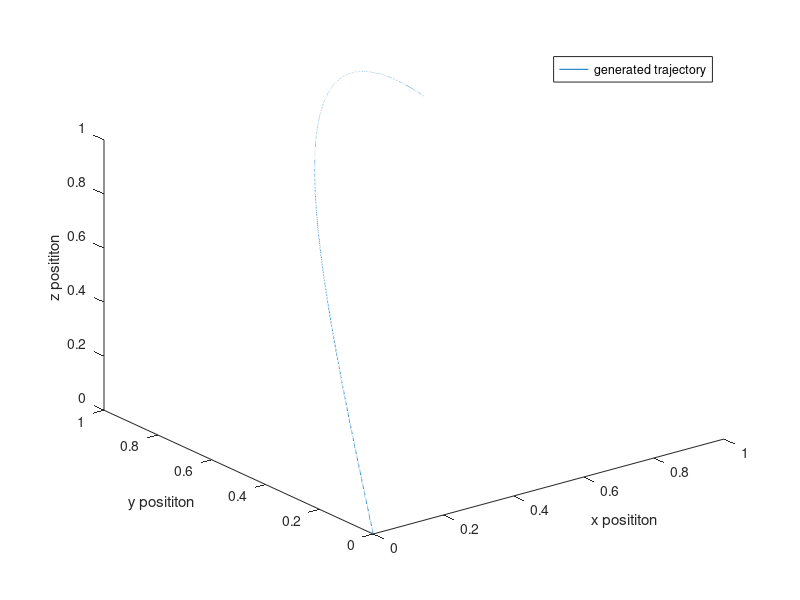

This figure's MATLAB source: (Note: this script raises an error after producing the figure.)
%%
% generate a trajectory using cos and/or sin. Derive twice to get acceleration
% and give those value to the imu integrator to recompute the trajectory.
% Using trigonometry is ok : position won't go to infinity + loop.

%THIS IS PURE TRANLSATION
%rate of turn set to 0 (wx = wy= wz = 0) for all the trajectory.

%*****************************WORKING*********************
%%
close all;
clear all;

write_to_file_const = true;
write_to_file = false;

fe = 1000;
N = 1;
t = (0:1/fe:N);

x = sin(t);
y = sin(2*t);
z = sin(2*t);

p = [x; y; z];

figure('Name','3D position plot','NumberTitle','off');
plot3(x,y,z);
xlabel('x posititon');
ylabel('y posititon');
zlabel('z posititon');
legend('generated trajectory');

deg_to_rad = pi/180.0;
ax = -sin(t);
ay = -4*sin(2*t);
az = -4*sin(2*t);
a0 = [0; 0; 9.8];
wx(1,1:(N*fe)+1) = 0*deg_to_rad; %+1 to get the data at timestamp 10s in IMU + odom
wy(1,1:(N*fe)+1) = 0*deg_to_rad;
wz(1,1:(N*fe)+1) = 0*deg_to_rad;
u = [ax; ay; az; wx; wy; wz];

ox = 0*t;
oy = 0*t;
oz = 0*t;

o = [ox; oy; oz];

%% needed parameters

dt = 1/fe;
di = [0; 0; 0; 1; 0; 0; 0; 1; 2.0; 2.0];
initial_condition = di;
di0 = [0; 0; 0; 1; 0; 0; 0; 0; 0; 0];

b0 = [0; 0; 0; 0; 0; 0]; %bias vector

n_ax = 0.04*randn(1,(N*fe));
n_ay = 0.04*randn(1,(N*fe));
n_az = 0.04*randn(1,(N*fe));
n_wx = 0.002*randn(1,(N*fe));
n_wy = 0.002*randn(1,(N*fe));
n_wz = 0.002*randn(1,(N*fe));
n0 = [0; 0; 0; 0; 0; 0]; %noise vector
n = [n_ax; n_ay; n_az; n_wx; n_wy; n_wz]; %noise vector

di_t = [];
di_t0 = di0;
state_vec = di;
state = [];

%FORMULATION IS PQV
%UNIT QUATERNION IS [1 0 0 0]

for i=1:N*fe+1
    current_orientation = q2v(state_vec(4:7, size(state_vec,2)));
    R0_1 = v2R(current_orientation);
    aR = inv(R0_1) * a0;
    u1(1:3,i) = u(1:3,i) + aR;
    %u1(1:3,i) = inv(R0_1) * u(1:3,i) + aR;
    u1(4:6,i) = u(4:6,i);
    
    if(i ~= 1)
        d = data2delta(b0, u1(:,i), n0, dt);
    else
        d = data2delta(b0, u1(:,i), n0, 0);
    end
%% test imu_integrator
    
    if (i ~= 1)
        di_out0 = imu_integrator(di0, d, dt);
    else
        di_out0 = imu_integrator(di0, d, 0);
    end

    di0=di_out0;
    di_t = [di_t, di0];
    
    % state reconstruction
    Dt = t(1,i);
    state = xPlusDelta(initial_condition, di_out0, Dt);
    state_vec(1:10,i) =  state;
end

DT = t(size(t,2))- t(1) ;
x_final = xPlusDelta(initial_condition, di_out0, DT);

%% Plot Integrated position
figure('Name','Acceleration, Velocity and Position','NumberTitle','off');
subplot(3,3,1);
plot(t, ax(1,:));
hold on;
xlabel('time');
ylabel('Acceleration X');
subplot(3,3,4);
plot(t, ay(1,:));
xlabel('time');
ylabel('Acceleration Y');
subplot(3,3,7);
plot(t, az(1,:));
xlabel('time');
ylabel('Acceleration Z');

%figure('Name','velocity through time','NumberTitle','off');
subplot(3,3,2);
plot(t, di_t(8,:));
hold on;
xlabel('time');
ylabel('Velocity X');
subplot(3,3,5);
plot(t, di_t(9,:));
xlabel('time');
ylabel('Velocity Y');
subplot(3,3,8);
plot(t, di_t(10,:));
xlabel('time');
ylabel('Velocity Z');

%figure('Name','position through time','NumberTitle','off');
subplot(3,3,3);
plot(t, x(1,:));
xlabel('time');
ylabel('Position X');
hold on;
subplot(3,3,6);
plot(t, y(1,:));
xlabel('time');
ylabel('Position Y');
subplot(3,3,9);
plot(t, z(1,:));
xlabel('time');
ylabel('Position Z');


%% all 3D plots in same figure :
figure('Name','compare trajectories','NumberTitle','off');
plot3(x(1,:),y(1,:),z(1,:), 'r');
hold on;
plot3(di_t(1,:),di_t(2,:),di_t(3,:), 'g');
plot3(state_vec(1,:), state_vec(2,:), state_vec(3,:), 'm');
xlabel('x posititon');
ylabel('y posititon');
zlabel('z posititon');
legend('real trajectory', 'integrated trajectory', 'integrated states');


%% write data in file

if(write_to_file_const)
    fileID = fopen('data_pure_translation.txt','wt');
    fprintf(fileID,'%g\t',initial_condition'); %initial condition is the first line of the file
    fprintf(fileID,'\n');
    data = [t',u1'];
    for ii = 1:size(data,1)
        fprintf(fileID,'%g\t',data(ii,:));
        fprintf(fileID,'\n');
    end
    fclose(fileID);
    
    fileID_check = fopen('odom_pure_translation.txt','wt');
    fprintf(fileID_check,'%f\t',x_final);
    fprintf(fileID_check,'\n');
    step = 10;
    step_up = step+1;
    t_odom = [];
    p_odom = [];
    o_odom = [];
    for iter = step_up:step:size(x,2)
        t_odom = [t_odom, t(:,iter)];
        p_odom = [p_odom, state_vec(1:3,iter) -  state_vec(1:3,iter - step)];
        %p_odom = [p_odom, p(:,iter) -  p(:,iter - step)];
        %o_odom = [o_odom, q2v(qProd(q2qc(state_vec(4:7, iter-step)),state_vec(4:7, iter))) ];
        o_odom = [o_odom, [0; 0; 0]];
    end
    odom = [t_odom', p_odom',o_odom'];
    for ii = 1:size(odom,1)
        fprintf(fileID_check,'%g\t',odom(ii,:));
        fprintf(fileID_check,'\n');
    end
    fclose(fileID_check);
end